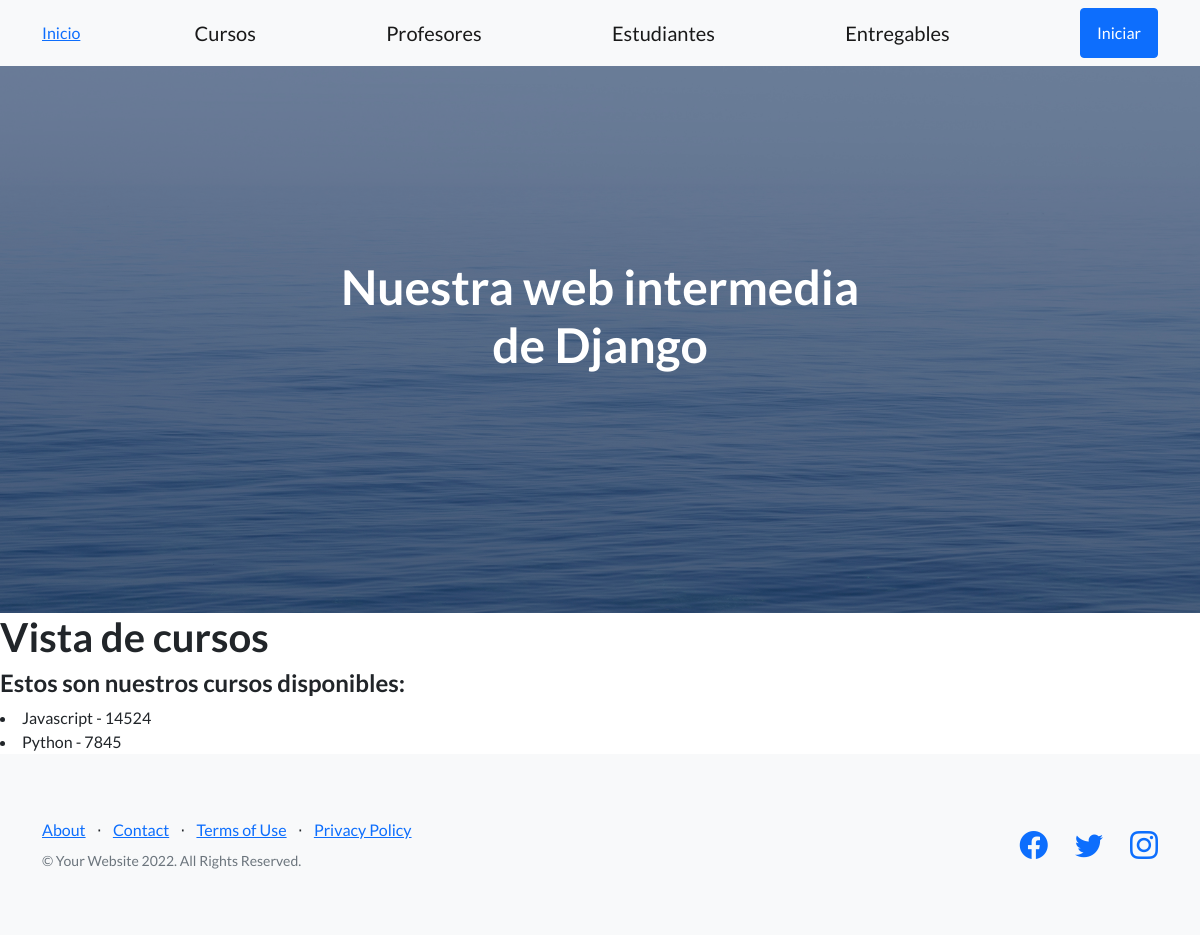
The app's page /app-coder/cursos/, older data.
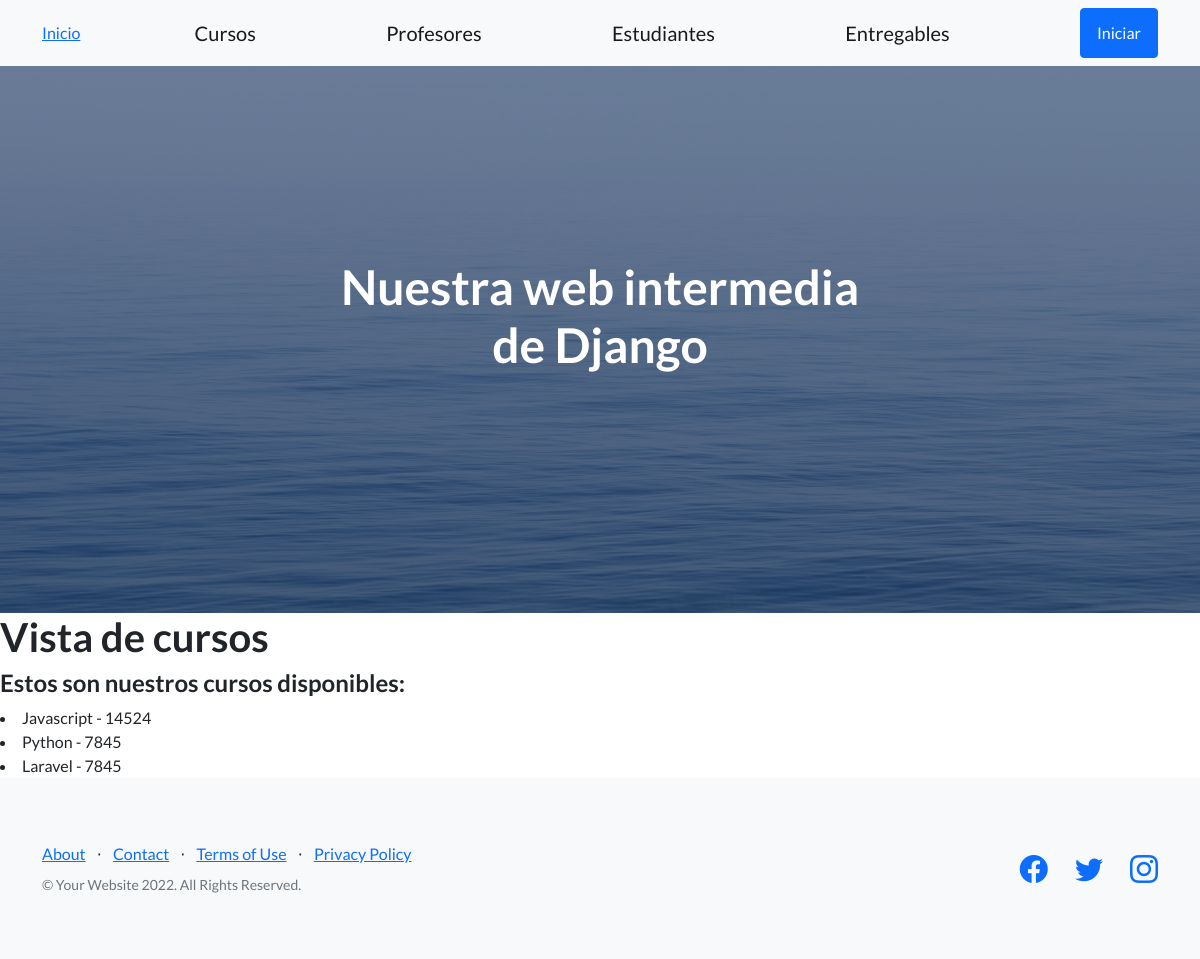
The same page, newer data.
### AppCoder/models.py (models this page shows, shortened)
class Curso(models.Model): #tenemos que hacer que hereden esta estructura definida como parametro
    nombre = models.CharField(max_length=50) #nombre del curso
    camada = models.IntegerField() #comision del curso

### AppCoder/views.py (the view)
# urls.py: path('cursos/', cursos, name='Cursos'),
def cursos(request):
    lista = Curso.objects.all()
    return render(request,'cursos.html',{"lista_cursos": lista})

### AppCoder/templates/cursos.html
{% extends 'padre.html' %}
{% block contenidoQueCambia %}
    <h1>Vista de cursos</h1>
    <h4>Estos son nuestros cursos disponibles:</h4>
    {% for curso in lista_cursos %}
        <li>{{curso.nombre}} - {{curso.camada}}</li>
    {% endfor %}
{% endblock contenidoQueCambia %}

### AppCoder/templates/padre.html (shortened to what this page needs)
<!DOCTYPE html>
<html lang="en">
    <head>
        {% load static %}
        <link href="https://cdn.jsdelivr.net/npm/bootstrap-icons@1.5.0/font/bootstrap-icons.css" rel="stylesheet" type="text/css" />
        <link href="{% static '/css/styles.css' %} " rel="stylesheet" />
    </head>
    <body>
        <nav class="navbar navbar-light bg-light static-top">
            <div class="container">
                <a class="navbar-brand1" href="{% url 'Inicio' %}">Inicio</a>
                <a class="navbar-brand" href="{% url 'Cursos' %}">Cursos</a>
                <a class="navbar-brand" href="{% url 'Profesores' %}">Profesores</a>
                <a class="navbar-brand" href="{% url 'Estudiantes' %}">Estudiantes</a>
                <a class="navbar-brand" href="{% url 'Entregables' %}">Entregables</a>
                <a class="btn btn-primary" href="#signup">Iniciar</a>
            </div>
        </nav>
        <header class="masthead">
            <div class="container position-relative">
                <div class="row justify-content-center">
                    <div class="col-xl-6">
                        <div class="text-center text-white">
                            <h1 class="mb-5">Nuestra web intermedia de Django</h1>
                        </div>
                    </div>
                </div>
            </div>
        </header>
        {% block contenidoQueCambia %}
        {% endblock contenidoQueCambia %}
        <footer class="footer bg-light">
            <div class="container">
                <div class="row">
                    <div class="col-lg-6 h-100 text-center text-lg-start my-auto">
                        <ul class="list-inline mb-2">
                            <li class="list-inline-item"><a href="#!">About</a></li>
                            <li class="list-inline-item">⋅</li>
                            <li class="list-inline-item"><a href="#!">Contact</a></li>
                            <li class="list-inline-item">⋅</li>
                            <li class="list-inline-item"><a href="#!">Terms of Use</a></li>
                            <li class="list-inline-item">⋅</li>
                            <li class="list-inline-item"><a href="#!">Privacy Policy</a></li>
                        </ul>
                        <p class="text-muted small mb-4 mb-lg-0">&copy; Your Website 2022. All Rights Reserved.</p>
                    </div>
                    <div class="col-lg-6 h-100 text-center text-lg-end my-auto">
                        <ul class="list-inline mb-0">
                            <li class="list-inline-item me-4">
                                <a href="#!"><i class="bi-facebook fs-3"></i></a>
                            </li>
                            <li class="list-inline-item me-4">
                                <a href="#!"><i class="bi-twitter fs-3"></i></a>
                            </li>
                            <li class="list-inline-item">
                                <a href="#!"><i class="bi-instagram fs-3"></i></a>
                            </li>
                        </ul>
                    </div>
                </div>
            </div>
        </footer>
    </body>
</html>

Row changes from the older to the newer data that the page shows:
added Curso: nombre "Laravel", camada "7845"
